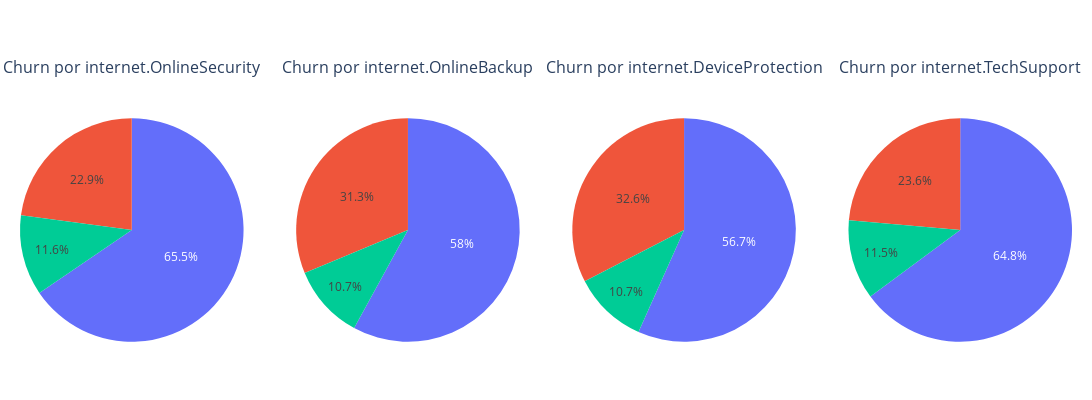

The notebook cell this image was saved under:
### Markdown cell above
3. Analisis de Servicios adicionales (Seguridad y protección)

### Code cell
import plotly.graph_objects as go
from plotly.subplots import make_subplots

addons = ['internet.OnlineSecurity', 'internet.OnlineBackup', 'internet.DeviceProtection', 'internet.TechSupport']

# Crear figura 
fig = make_subplots(rows=1, cols=len(addons), specs=[[{'type':'domain'}]*len(addons)],
                    subplot_titles=[f'Churn por {addon}' for addon in addons])

for i, addon in enumerate(addons, start=1):
    churn_rates = df.groupby(addon)['Churn'].mean().round(4) * 100
    
    
    if len(churn_rates) > 1:
        fig.add_trace(
            go.Pie(
                labels=churn_rates.index,
                values=churn_rates.values,
                textinfo='percent',
                hole=0.3  
            ),
            row=1, col=i
        )
    else:
        
        fig.layout.annotations[i-1].text += f"<br>{churn_rates.iloc[0]:.2f}%"

# Configurar fondo 
fig.update_layout(
    showlegend=False,
    height=400,
    width=1200,
    margin=dict(t=80, b=20, l=20, r=20),
    plot_bgcolor='rgba(0,0,0,0)',   
    paper_bgcolor='rgba(0,0,0,0)'   
)

fig.show()

### Figure 1 — Plotly figure (JSON) as saved in the notebook; plotly's stock layout.template omitted (floating-point values rounded to 4 significant figures)
{"data": [{"domain": {"x": [0, 0.2125], "y": [0, 1]}, "labels": ["No", "No internet service", "Yes"], "textinfo": "percent", "type": "pie", "values": [41.77, 7.4, 14.61]}, {"domain": {"x": [0.2625, 0.475], "y": [0, 1]}, "labels": ["No", "No internet service", "Yes"], "textinfo": "percent", "type": "pie", "values": [39.93, 7.4, 21.53]}, {"domain": {"x": [0.525, 0.7375], "y": [0, 1]}, "labels": ["No", "No internet service", "Yes"], "textinfo": "percent", "type": "pie", "values": [39.13, 7.4, 22.5]}, {"domain": {"x": [0.7875, 1], "y": [0, 1]}, "labels": ["No", "No internet service", "Yes"], "textinfo": "percent", "type": "pie", "values": [41.64, 7.4, 15.17]}], "layout": {"annotations": [{"font": {"size": 16}, "showarrow": false, "text": "Churn por internet.OnlineSecurity", "x": 0.1062, "xanchor": "center", "xref": "paper", "y": 1, "yanchor": "bottom", "yref": "paper"}, {"font": {"size": 16}, "showarrow": false, "text": "Churn por internet.OnlineBackup", "x": 0.3688, "xanchor": "center", "xref": "paper", "y": 1, "yanchor": "bottom", "yref": "paper"}, {"font": {"size": 16}, "showarrow": false, "text": "Churn por internet.DeviceProtection", "x": 0.6313, "xanchor": "center", "xref": "paper", "y": 1, "yanchor": "bottom", "yref": "paper"}, {"font": {"size": 16}, "showarrow": false, "text": "Churn por internet.TechSupport", "x": 0.8938, "xanchor": "center", "xref": "paper", "y": 1, "yanchor": "bottom", "yref": "paper"}], "height": 400, "margin": {"b": 20, "l": 20, "r": 20, "t": 80}, "paper_bgcolor": "rgba(0,0,0,0)", "plot_bgcolor": "rgba(0,0,0,0)", "showlegend": false, "width": 1200}}
